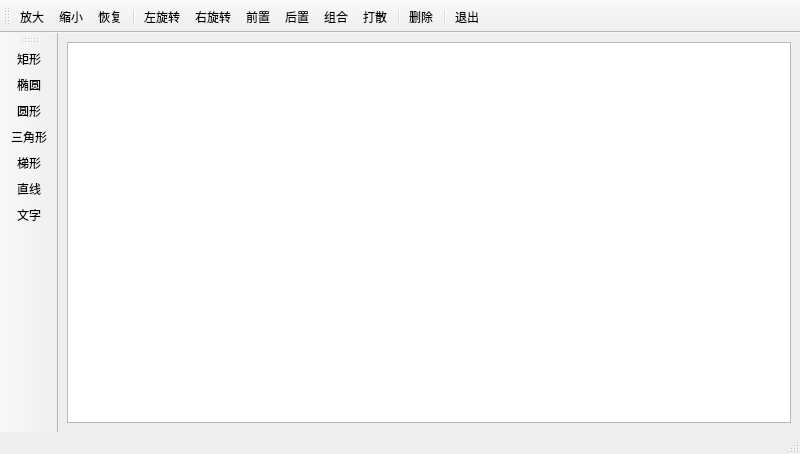
<?xml version="1.0" encoding="UTF-8"?>
<ui version="4.0">
 <class>GraphicsItemDrawMainWindow</class>
 <widget class="QMainWindow" name="GraphicsItemDrawMainWindow">
  <property name="geometry">
   <rect>
    <x>0</x>
    <y>0</y>
    <width>800</width>
    <height>454</height>
   </rect>
  </property>
  <property name="windowTitle">
   <string>MainWindow</string>
  </property>
  <widget class="QWidget" name="centralwidget">
   <layout class="QGridLayout" name="gridLayout">
    <item row="0" column="0">
     <widget class="QWGraphicsView" name="View"/>
    </item>
   </layout>
  </widget>
  <widget class="QMenuBar" name="menuBar">
   <property name="geometry">
    <rect>
     <x>0</x>
     <y>0</y>
     <width>800</width>
     <height>23</height>
    </rect>
   </property>
  </widget>
  <widget class="QStatusBar" name="statusBar"/>
  <widget class="QToolBar" name="mainToolBar">
   <property name="windowTitle">
    <string>toolBar</string>
   </property>
   <property name="toolButtonStyle">
    <enum>Qt::ToolButtonTextUnderIcon</enum>
   </property>
   <attribute name="toolBarArea">
    <enum>TopToolBarArea</enum>
   </attribute>
   <attribute name="toolBarBreak">
    <bool>false</bool>
   </attribute>
   <addaction name="actZoomIn"/>
   <addaction name="actZoomOut"/>
   <addaction name="actRestore"/>
   <addaction name="separator"/>
   <addaction name="actRotateLeft"/>
   <addaction name="actRotateRight"/>
   <addaction name="actEdit_Front"/>
   <addaction name="actEdit_Back"/>
   <addaction name="actGroup"/>
   <addaction name="actGroupBreak"/>
   <addaction name="separator"/>
   <addaction name="actEdit_Delete"/>
   <addaction name="separator"/>
   <addaction name="actQuit"/>
  </widget>
  <widget class="QToolBar" name="toolBar">
   <property name="windowTitle">
    <string>toolBar_2</string>
   </property>
   <property name="toolButtonStyle">
    <enum>Qt::ToolButtonTextUnderIcon</enum>
   </property>
   <attribute name="toolBarArea">
    <enum>LeftToolBarArea</enum>
   </attribute>
   <attribute name="toolBarBreak">
    <bool>false</bool>
   </attribute>
   <addaction name="actItem_Rect"/>
   <addaction name="actItem_Ellipse"/>
   <addaction name="actItem_Circle"/>
   <addaction name="actItem_Triangle"/>
   <addaction name="actItem_Polygon"/>
   <addaction name="actItem_Line"/>
   <addaction name="actItem_Text"/>
  </widget>
  <action name="actItem_Rect">
   <property name="icon">
    <iconset resource="../../res.qrc">
     <normaloff>:/res/images/RECTANGL.BMP</normaloff>:/res/images/RECTANGL.BMP</iconset>
   </property>
   <property name="text">
    <string>矩形</string>
   </property>
   <property name="toolTip">
    <string>添加矩形</string>
   </property>
  </action>
  <action name="actItem_Ellipse">
   <property name="icon">
    <iconset resource="../../res.qrc">
     <normaloff>:/res/images/ELLIPSE.BMP</normaloff>:/res/images/ELLIPSE.BMP</iconset>
   </property>
   <property name="text">
    <string>椭圆</string>
   </property>
   <property name="toolTip">
    <string>添加椭圆型</string>
   </property>
  </action>
  <action name="actItem_Line">
   <property name="icon">
    <iconset resource="../../res.qrc">
     <normaloff>:/res/images/LINE.BMP</normaloff>:/res/images/LINE.BMP</iconset>
   </property>
   <property name="text">
    <string>直线</string>
   </property>
   <property name="toolTip">
    <string>添加直线</string>
   </property>
  </action>
  <action name="actEdit_Delete">
   <property name="icon">
    <iconset resource="../../res.qrc">
     <normaloff>:/res/images/delete.bmp</normaloff>:/res/images/delete.bmp</iconset>
   </property>
   <property name="text">
    <string>删除</string>
   </property>
   <property name="toolTip">
    <string>删除选中的图元</string>
   </property>
  </action>
  <action name="actQuit">
   <property name="icon">
    <iconset resource="../../res.qrc">
     <normaloff>:/res/images/exit.bmp</normaloff>:/res/images/exit.bmp</iconset>
   </property>
   <property name="text">
    <string>退出</string>
   </property>
   <property name="toolTip">
    <string>退出本系统</string>
   </property>
  </action>
  <action name="actItem_Text">
   <property name="icon">
    <iconset resource="../../res.qrc">
     <normaloff>:/res/images/800.bmp</normaloff>:/res/images/800.bmp</iconset>
   </property>
   <property name="text">
    <string>文字</string>
   </property>
   <property name="toolTip">
    <string>添加文字</string>
   </property>
  </action>
  <action name="actEdit_Front">
   <property name="icon">
    <iconset resource="../../res.qrc">
     <normaloff>:/res/images/528.bmp</normaloff>:/res/images/528.bmp</iconset>
   </property>
   <property name="text">
    <string>前置</string>
   </property>
   <property name="toolTip">
    <string>居于最前面</string>
   </property>
  </action>
  <action name="actEdit_Back">
   <property name="icon">
    <iconset resource="../../res.qrc">
     <normaloff>:/res/images/526.bmp</normaloff>:/res/images/526.bmp</iconset>
   </property>
   <property name="text">
    <string>后置</string>
   </property>
   <property name="toolTip">
    <string>居于最后面</string>
   </property>
  </action>
  <action name="actItem_Polygon">
   <property name="icon">
    <iconset resource="../../res.qrc">
     <normaloff>:/res/images/FREEFORM.BMP</normaloff>:/res/images/FREEFORM.BMP</iconset>
   </property>
   <property name="text">
    <string>梯形</string>
   </property>
   <property name="toolTip">
    <string>添加梯形</string>
   </property>
  </action>
  <action name="actZoomIn">
   <property name="icon">
    <iconset resource="../../res.qrc">
     <normaloff>:/res/images/zoomin.png</normaloff>:/res/images/zoomin.png</iconset>
   </property>
   <property name="text">
    <string>放大</string>
   </property>
   <property name="toolTip">
    <string>放大</string>
   </property>
  </action>
  <action name="actZoomOut">
   <property name="icon">
    <iconset resource="../../res.qrc">
     <normaloff>:/res/images/zoomout.png</normaloff>:/res/images/zoomout.png</iconset>
   </property>
   <property name="text">
    <string>缩小</string>
   </property>
   <property name="toolTip">
    <string>缩小</string>
   </property>
  </action>
  <action name="actRotateLeft">
   <property name="icon">
    <iconset resource="../../res.qrc">
     <normaloff>:/res/images/rotateleft.png</normaloff>:/res/images/rotateleft.png</iconset>
   </property>
   <property name="text">
    <string>左旋转</string>
   </property>
   <property name="toolTip">
    <string>左旋转</string>
   </property>
  </action>
  <action name="actRotateRight">
   <property name="icon">
    <iconset resource="../../res.qrc">
     <normaloff>:/res/images/rotateright.png</normaloff>:/res/images/rotateright.png</iconset>
   </property>
   <property name="text">
    <string>右旋转</string>
   </property>
   <property name="toolTip">
    <string>右旋转</string>
   </property>
  </action>
  <action name="actRestore">
   <property name="icon">
    <iconset resource="../../res.qrc">
     <normaloff>:/res/images/420.bmp</normaloff>:/res/images/420.bmp</iconset>
   </property>
   <property name="text">
    <string>恢复</string>
   </property>
   <property name="toolTip">
    <string>恢复大小</string>
   </property>
  </action>
  <action name="actGroup">
   <property name="icon">
    <iconset resource="../../res.qrc">
     <normaloff>:/res/images/UNGROUP.BMP</normaloff>:/res/images/UNGROUP.BMP</iconset>
   </property>
   <property name="text">
    <string>组合</string>
   </property>
   <property name="toolTip">
    <string>组合</string>
   </property>
  </action>
  <action name="actGroupBreak">
   <property name="icon">
    <iconset resource="../../res.qrc">
     <normaloff>:/res/images/delfold1.bmp</normaloff>:/res/images/delfold1.bmp</iconset>
   </property>
   <property name="text">
    <string>打散</string>
   </property>
   <property name="toolTip">
    <string>取消组合</string>
   </property>
  </action>
  <action name="actItem_Circle">
   <property name="icon">
    <iconset resource="../../res.qrc">
     <normaloff>:/res/images/08.JPG</normaloff>:/res/images/08.JPG</iconset>
   </property>
   <property name="text">
    <string>圆形</string>
   </property>
   <property name="toolTip">
    <string>圆形</string>
   </property>
  </action>
  <action name="actItem_Triangle">
   <property name="icon">
    <iconset resource="../../res.qrc">
     <normaloff>:/res/images/Icon1242.ico</normaloff>:/res/images/Icon1242.ico</iconset>
   </property>
   <property name="text">
    <string>三角形</string>
   </property>
   <property name="toolTip">
    <string>三角形</string>
   </property>
  </action>
 </widget>
 <customwidgets>
  <customwidget>
   <class>QWGraphicsView</class>
   <extends>QGraphicsView</extends>
   <header>qwgraphicsview.h</header>
  </customwidget>
 </customwidgets>
 <resources>
  <include location="../../res.qrc"/>
 </resources>
 <connections/>
</ui>
